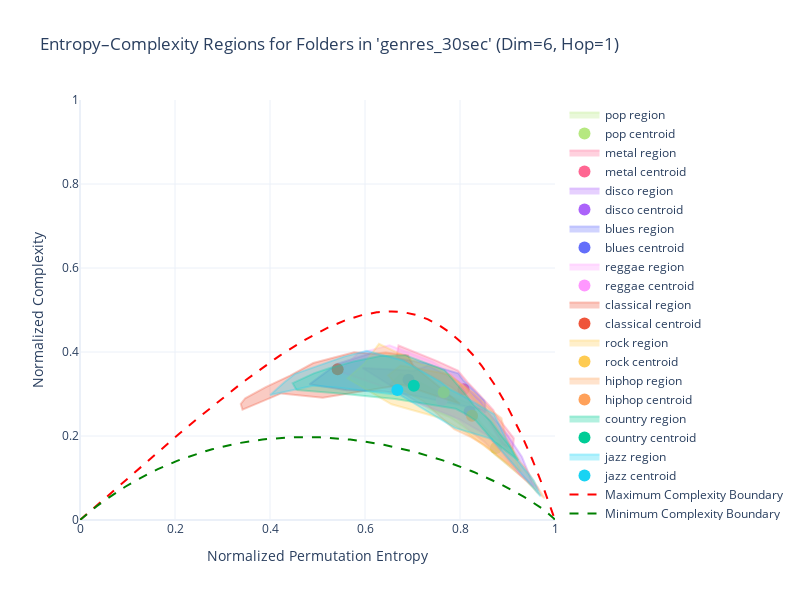

Notebook code cell kept with this figure:
### Code cell
folder_path = "data/genres_30sec"
dim = 6
hop = 1
alpha_val = 7
plot_graph_ordpy_centroids_with_region(folder_path, dim, hop, alpha_val)

### Figure 1 — Plotly figure (JSON) as saved in the notebook; plotly's stock layout.template omitted (floating-point values rounded to 4 significant figures; data arrays with more than 128 entries replaced by an {"elided": "..."} marker saying what was removed)
{"data": [{"fill": "toself", "fillcolor": "rgba(182, 232, 128, 0.3)", "hoverinfo": "skip", "line": {"color": "rgba(182, 232, 128, 0.3)", "width": 2}, "mode": "lines", "name": "pop region", "showlegend": true, "type": "scatter", "x": [0.6518, 0.6752, 0.6834, 0.7246, 0.7522, 0.8192, 0.843, 0.8649, 0.8826, 0.8909, 0.9117, 0.9265, 0.937, 0.94, 0.9599, 0.9608, 0.9602, 0.9574, 0.9502, 0.9323, 0.8728, 0.8518, 0.78, 0.7351, 0.6518], "y": [0.3218, 0.3481, 0.3449, 0.3224, 0.305, 0.2791, 0.2322, 0.2054, 0.1889, 0.1828, 0.1564, 0.1316, 0.1162, 0.112, 0.07882, 0.07288, 0.07154, 0.07373, 0.0809, 0.1017, 0.1566, 0.1871, 0.2436, 0.2648, 0.3218]}, {"hovertemplate": "<b>Folder:</b> pop<br><b>Centroid Entropy:</b> %{x}<br><b>Centroid Complexity:</b> %{y}<extra></extra>", "marker": {"color": "#B6E880", "size": 12, "symbol": "circle"}, "mode": "markers", "name": "pop centroid", "type": "scatter", "x": [0.8756], "y": [0.1714]}, {"fill": "toself", "fillcolor": "rgba(255, 102, 146, 0.3)", "hoverinfo": "skip", "line": {"color": "rgba(255, 102, 146, 0.3)", "width": 2}, "mode": "lines", "name": "metal region", "showlegend": true, "type": "scatter", "x": [0.9112, 0.8898, 0.8511, 0.7832, 0.6966, 0.6661, 0.6706, 0.7495, 0.7956, 0.816, 0.833, 0.8422, 0.8443, 0.8591, 0.8702, 0.8731, 0.9134, 0.9112], "y": [0.1686, 0.1807, 0.2539, 0.3156, 0.3704, 0.3887, 0.4155, 0.3796, 0.3559, 0.3284, 0.3081, 0.2974, 0.2944, 0.2757, 0.2618, 0.2537, 0.1944, 0.1686]}, {"hovertemplate": "<b>Folder:</b> metal<br><b>Centroid Entropy:</b> %{x}<br><b>Centroid Complexity:</b> %{y}<extra></extra>", "marker": {"color": "#FF6692", "size": 12, "symbol": "circle"}, "mode": "markers", "name": "metal centroid", "type": "scatter", "x": [0.8075], "y": [0.3114]}, {"fill": "toself", "fillcolor": "rgba(171, 99, 250, 0.3)", "hoverinfo": "skip", "line": {"color": "rgba(171, 99, 250, 0.3)", "width": 2}, "mode": "lines", "name": "disco region", "showlegend": true, "type": "scatter", "x": [0.7096, 0.5949, 0.7028, 0.7331, 0.797, 0.8427, 0.8583, 0.8817, 0.8998, 0.9303, 0.9522, 0.9564, 0.9254, 0.888, 0.8563, 0.7981, 0.7096], "y": [0.2806, 0.3619, 0.3556, 0.3677, 0.3302, 0.2839, 0.2567, 0.2285, 0.2023, 0.1509, 0.08995, 0.08002, 0.109, 0.1618, 0.2022, 0.2401, 0.2806]}, {"hovertemplate": "<b>Folder:</b> disco<br><b>Centroid Entropy:</b> %{x}<br><b>Centroid Complexity:</b> %{y}<extra></extra>", "marker": {"color": "#AB63FA", "size": 12, "symbol": "circle"}, "mode": "markers", "name": "disco centroid", "type": "scatter", "x": [0.8202], "y": [0.2582]}, {"fill": "toself", "fillcolor": "rgba(99, 110, 250, 0.3)", "hoverinfo": "skip", "line": {"color": "rgba(99, 110, 250, 0.3)", "width": 2}, "mode": "lines", "name": "blues region", "showlegend": true, "type": "scatter", "x": [0.6122, 0.7124, 0.7267, 0.7555, 0.7962, 0.8076, 0.8508, 0.8532, 0.8533, 0.8452, 0.7113, 0.6976, 0.6743, 0.6418, 0.5612, 0.483, 0.5411, 0.6122], "y": [0.3969, 0.376, 0.3734, 0.3628, 0.3494, 0.3321, 0.2846, 0.278, 0.2561, 0.2626, 0.2958, 0.2974, 0.3008, 0.306, 0.3091, 0.323, 0.3714, 0.3969]}, {"hovertemplate": "<b>Folder:</b> blues<br><b>Centroid Entropy:</b> %{x}<br><b>Centroid Complexity:</b> %{y}<extra></extra>", "marker": {"color": "#636EFA", "size": 12, "symbol": "circle"}, "mode": "markers", "name": "blues centroid", "type": "scatter", "x": [0.6916], "y": [0.334]}, {"fill": "toself", "fillcolor": "rgba(255, 151, 255, 0.3)", "hoverinfo": "skip", "line": {"color": "rgba(255, 151, 255, 0.3)", "width": 2}, "mode": "lines", "name": "reggae region", "showlegend": true, "type": "scatter", "x": [0.966, 0.9432, 0.8883, 0.8209, 0.7858, 0.6986, 0.6554, 0.572, 0.5469, 0.5841, 0.6515, 0.7424, 0.7995, 0.8399, 0.8896, 0.9107, 0.9429, 0.9637, 0.966], "y": [0.06961, 0.08991, 0.1507, 0.2129, 0.2501, 0.2817, 0.3101, 0.3443, 0.3535, 0.3961, 0.4161, 0.3769, 0.334, 0.2597, 0.1854, 0.1378, 0.09687, 0.07776, 0.06961]}, {"hovertemplate": "<b>Folder:</b> reggae<br><b>Centroid Entropy:</b> %{x}<br><b>Centroid Complexity:</b> %{y}<extra></extra>", "marker": {"color": "#FF97FF", "size": 12, "symbol": "circle"}, "mode": "markers", "name": "reggae centroid", "type": "scatter", "x": [0.7617], "y": [0.2858]}, {"fill": "toself", "fillcolor": "rgba(239, 85, 59, 0.3)", "hoverinfo": "skip", "line": {"color": "rgba(239, 85, 59, 0.3)", "width": 2}, "mode": "lines", "name": "classical region", "showlegend": true, "type": "scatter", "x": [0.6783, 0.5111, 0.4235, 0.342, 0.3385, 0.3478, 0.3909, 0.4397, 0.4424, 0.491, 0.564, 0.5771, 0.6163, 0.6437, 0.6559, 0.6889, 0.6903, 0.7019, 0.8, 0.6783], "y": [0.3219, 0.2909, 0.3014, 0.2628, 0.2762, 0.2899, 0.3161, 0.3425, 0.3438, 0.3737, 0.3967, 0.3996, 0.3958, 0.3989, 0.397, 0.3921, 0.3916, 0.3669, 0.2766, 0.3219]}, {"hovertemplate": "<b>Folder:</b> classical<br><b>Centroid Entropy:</b> %{x}<br><b>Centroid Complexity:</b> %{y}<extra></extra>", "marker": {"color": "#EF553B", "size": 12, "symbol": "circle"}, "mode": "markers", "name": "classical centroid", "type": "scatter", "x": [0.5425], "y": [0.3588]}, {"fill": "toself", "fillcolor": "rgba(254, 203, 82, 0.3)", "hoverinfo": "skip", "line": {"color": "rgba(254, 203, 82, 0.3)", "width": 2}, "mode": "lines", "name": "rock region", "showlegend": true, "type": "scatter", "x": [0.5985, 0.6294, 0.7175, 0.7531, 0.7838, 0.8117, 0.832, 0.8575, 0.8882, 0.9114, 0.9183, 0.9284, 0.9021, 0.8147, 0.7585, 0.6556, 0.563, 0.5985], "y": [0.3726, 0.4194, 0.3716, 0.3627, 0.3383, 0.3164, 0.2867, 0.2612, 0.2008, 0.1672, 0.1401, 0.1152, 0.1333, 0.2075, 0.2428, 0.2755, 0.3372, 0.3726]}, {"hovertemplate": "<b>Folder:</b> rock<br><b>Centroid Entropy:</b> %{x}<br><b>Centroid Complexity:</b> %{y}<extra></extra>", "marker": {"color": "#FECB52", "size": 12, "symbol": "circle"}, "mode": "markers", "name": "rock centroid", "type": "scatter", "x": [0.7657], "y": [0.3044]}, {"fill": "toself", "fillcolor": "rgba(255, 161, 90, 0.3)", "hoverinfo": "skip", "line": {"color": "rgba(255, 161, 90, 0.3)", "width": 2}, "mode": "lines", "name": "hiphop region", "showlegend": true, "type": "scatter", "x": [0.8225, 0.7875, 0.7221, 0.676, 0.6485, 0.6744, 0.7179, 0.7801, 0.8072, 0.8294, 0.8689, 0.8872, 0.8971, 0.928, 0.9364, 0.9535, 0.9782, 0.9618, 0.953, 0.9387, 0.9302, 0.889, 0.8505, 0.8225], "y": [0.1971, 0.2162, 0.2831, 0.3106, 0.3441, 0.3676, 0.3596, 0.3459, 0.3185, 0.3029, 0.2584, 0.2424, 0.1957, 0.1358, 0.1264, 0.096, 0.05161, 0.06593, 0.07823, 0.09426, 0.103, 0.1426, 0.1788, 0.1971]}, {"hovertemplate": "<b>Folder:</b> hiphop<br><b>Centroid Entropy:</b> %{x}<br><b>Centroid Complexity:</b> %{y}<extra></extra>", "marker": {"color": "#FFA15A", "size": 12, "symbol": "circle"}, "mode": "markers", "name": "hiphop centroid", "type": "scatter", "x": [0.8253], "y": [0.248]}, {"fill": "toself", "fillcolor": "rgba(0, 204, 150, 0.3)", "hoverinfo": "skip", "line": {"color": "rgba(0, 204, 150, 0.3)", "width": 2}, "mode": "lines", "name": "country region", "showlegend": true, "type": "scatter", "x": [0.4559, 0.4476, 0.4924, 0.5211, 0.5755, 0.6317, 0.6847, 0.7678, 0.8081, 0.8288, 0.8649, 0.8831, 0.9058, 0.9226, 0.8701, 0.8334, 0.8105, 0.791, 0.6633, 0.5521, 0.4559], "y": [0.3094, 0.3257, 0.3492, 0.3603, 0.3772, 0.3904, 0.3925, 0.3571, 0.3043, 0.2735, 0.235, 0.2064, 0.174, 0.142, 0.1881, 0.2365, 0.2531, 0.2649, 0.2883, 0.3009, 0.3094]}, {"hovertemplate": "<b>Folder:</b> country<br><b>Centroid Entropy:</b> %{x}<br><b>Centroid Complexity:</b> %{y}<extra></extra>", "marker": {"color": "#00CC96", "size": 12, "symbol": "circle"}, "mode": "markers", "name": "country centroid", "type": "scatter", "x": [0.7028], "y": [0.3196]}, {"fill": "toself", "fillcolor": "rgba(25, 211, 243, 0.3)", "hoverinfo": "skip", "line": {"color": "rgba(25, 211, 243, 0.3)", "width": 2}, "mode": "lines", "name": "jazz region", "showlegend": true, "type": "scatter", "x": [0.9697, 0.9379, 0.8662, 0.789, 0.6711, 0.6519, 0.5409, 0.4908, 0.4003, 0.4301, 0.453, 0.5561, 0.6039, 0.682, 0.6849, 0.7586, 0.7802, 0.8083, 0.8716, 0.9151, 0.9553, 0.9697], "y": [0.05616, 0.09805, 0.1929, 0.2192, 0.2994, 0.3002, 0.3153, 0.3195, 0.2976, 0.3281, 0.3481, 0.389, 0.4028, 0.3792, 0.3766, 0.329, 0.3102, 0.2943, 0.2523, 0.1508, 0.09422, 0.05616]}, {"hovertemplate": "<b>Folder:</b> jazz<br><b>Centroid Entropy:</b> %{x}<br><b>Centroid Complexity:</b> %{y}<extra></extra>", "marker": {"color": "#19D3F3", "size": 12, "symbol": "circle"}, "mode": "markers", "name": "jazz centroid", "type": "scatter", "x": [0.6681], "y": [0.3096]}, {"line": {"color": "red", "dash": "dash"}, "mode": "lines", "name": "Maximum Complexity Boundary", "type": "scatter", "x": {"elided": "719 float values"}, "y": {"elided": "719 float values"}}, {"line": {"color": "green", "dash": "dash"}, "mode": "lines", "name": "Minimum Complexity Boundary", "type": "scatter", "x": [-0.0, 0.01866, 0.03517, 0.05087, 0.06603, 0.08079, 0.09522, 0.1094, 0.1233, 0.137, 0.1505, 0.1639, 0.1771, 0.1902, 0.2031, 0.2159, 0.2285, 0.2411, 0.2535, 0.2659, 0.2781, 0.2903, 0.3023, 0.3143, 0.3262, 0.338, 0.3497, 0.3613, 0.3728, 0.3843, 0.3957, 0.4071, 0.4183, 0.4295, 0.4406, 0.4517, 0.4626, 0.4736, 0.4844, 0.4952, 0.5059, 0.5165, 0.5271, 0.5377, 0.5481, 0.5585, 0.5689, 0.5791, 0.5894, 0.5995, 0.6096, 0.6196, 0.6296, 0.6395, 0.6493, 0.6591, 0.6688, 0.6785, 0.6881, 0.6976, 0.7071, 0.7165, 0.7258, 0.735, 0.7442, 0.7534, 0.7624, 0.7714, 0.7804, 0.7892, 0.798, 0.8067, 0.8153, 0.8239, 0.8323, 0.8407, 0.849, 0.8573, 0.8654, 0.8734, 0.8814, 0.8892, 0.8969, 0.9046, 0.9121, 0.9195, 0.9267, 0.9339, 0.9409, 0.9477, 0.9544, 0.9609, 0.9671, 0.9732, 0.979, 0.9844, 0.9895, 0.994, 0.9978, 1.0], "y": [-0.0, 0.01789, 0.03264, 0.04583, 0.05785, 0.06892, 0.07917, 0.08871, 0.09761, 0.1059, 0.1137, 0.121, 0.1278, 0.1341, 0.1401, 0.1456, 0.1508, 0.1557, 0.1602, 0.1644, 0.1683, 0.1719, 0.1752, 0.1783, 0.1811, 0.1836, 0.1859, 0.188, 0.1898, 0.1915, 0.1929, 0.1941, 0.1951, 0.1959, 0.1966, 0.197, 0.1973, 0.1974, 0.1973, 0.1971, 0.1967, 0.1962, 0.1955, 0.1947, 0.1937, 0.1926, 0.1914, 0.19, 0.1885, 0.1869, 0.1851, 0.1832, 0.1812, 0.1791, 0.1769, 0.1746, 0.1722, 0.1696, 0.167, 0.1643, 0.1614, 0.1585, 0.1555, 0.1524, 0.1492, 0.1459, 0.1425, 0.1391, 0.1355, 0.1319, 0.1282, 0.1245, 0.1206, 0.1167, 0.1128, 0.1087, 0.1046, 0.1004, 0.09622, 0.09193, 0.08758, 0.08318, 0.07873, 0.07422, 0.06967, 0.06507, 0.06043, 0.05574, 0.05102, 0.04626, 0.04148, 0.03666, 0.03183, 0.02698, 0.02213, 0.0173, 0.01249, 0.007782, 0.003293, -1.291e-15]}], "layout": {"height": 600, "title": {"text": "Entropy–Complexity Regions for Folders in 'genres_30sec' (Dim=6, Hop=1)"}, "width": 800, "xaxis": {"range": [0, 1], "title": {"text": "Normalized Permutation Entropy"}}, "yaxis": {"range": [0, 1], "title": {"text": "Normalized Complexity"}}}}
